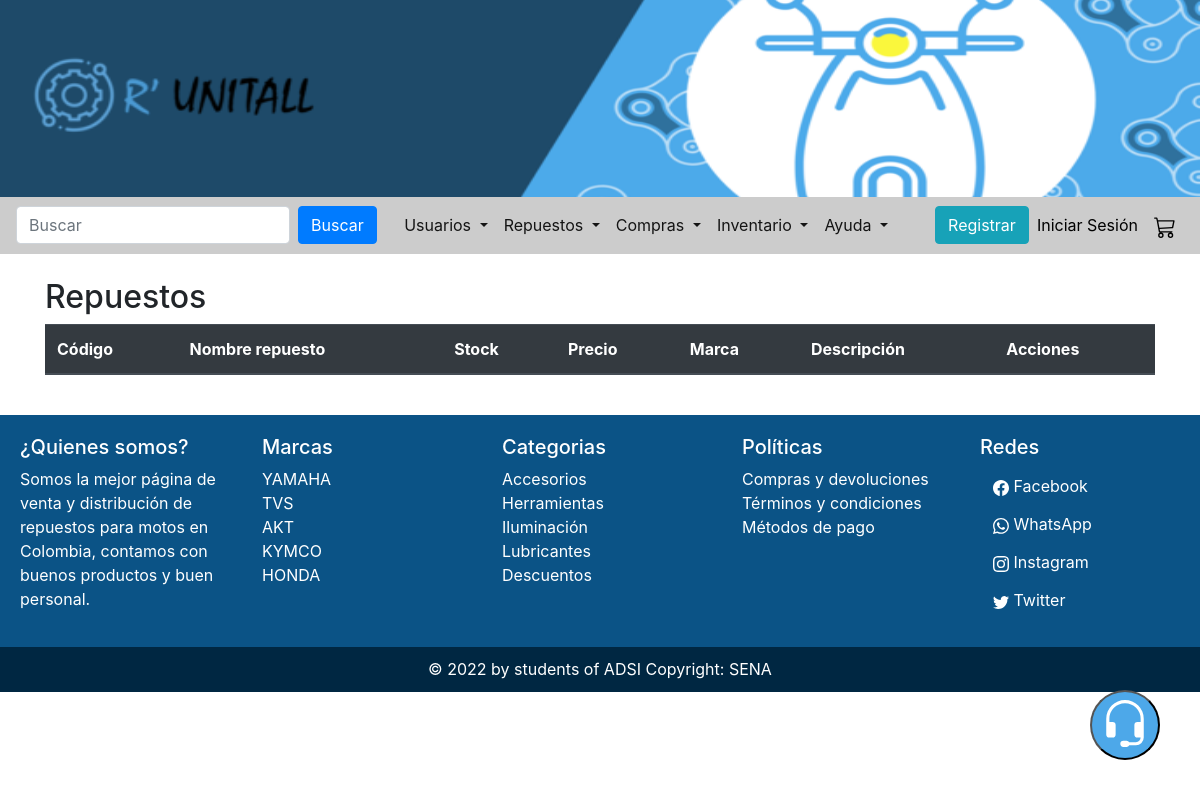
The page /run/listarRepuestos/ on the database as committed earlier.
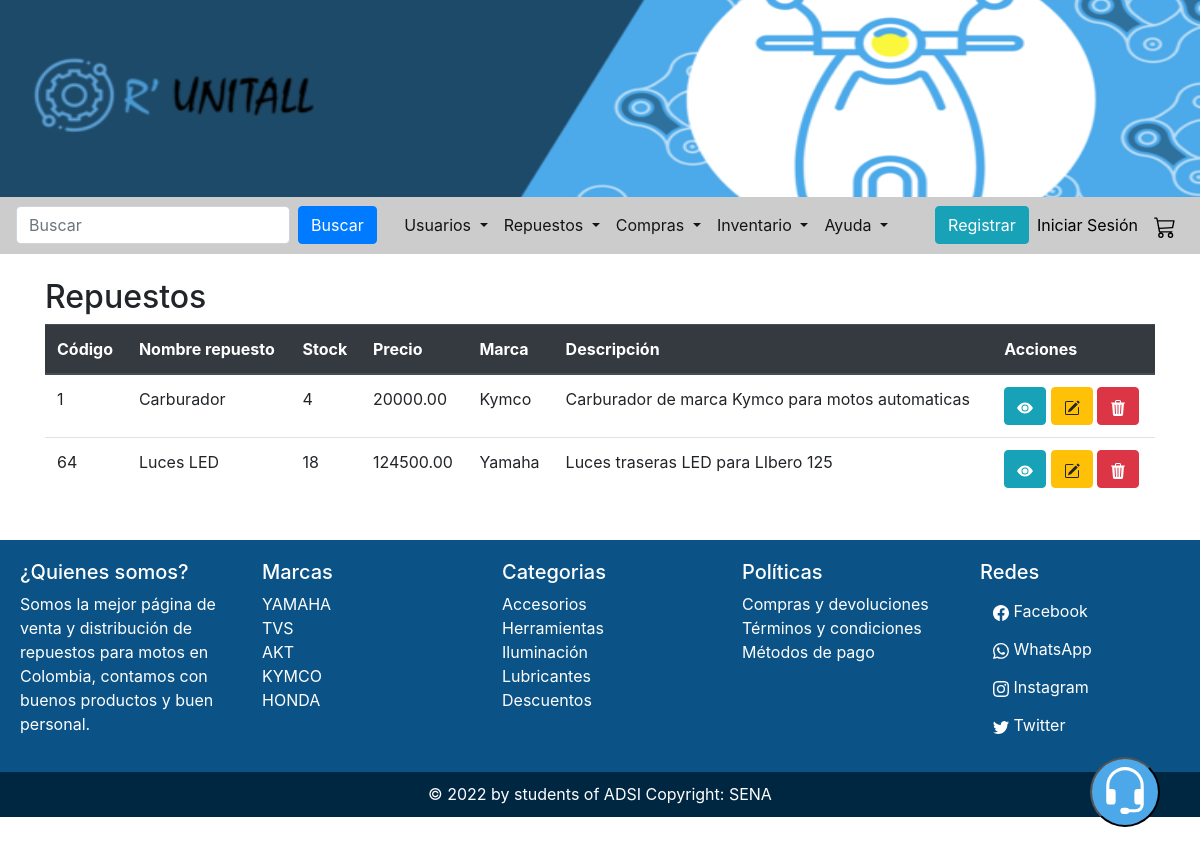
The same page on the database as committed later.
### paginaWeb/models.py (models this page shows, shortened)
class Productos(models.Model):
    id_producto = models.IntegerField(primary_key=True)
    nombre_producto = models.CharField(max_length=100)
    stock = models.IntegerField()
    precio = models.DecimalField(max_digits=8, decimal_places=2)
    marca = models.ForeignKey(Marcas, on_delete = models.DO_NOTHING)
    descripcion = models.TextField(default="")

class Marcas(models.Model):
    id_marca = models.IntegerField(primary_key=True)
    nombre_marca = models.CharField(max_length=100)

### paginaWeb/views.py (the view)
# urls.py: path('listarRepuestos/', views.listarRepuestos, name='list_rep'),
def listarRepuestos(request):
    q = Productos.objects.all()
    contexto = {'datos': q}
    return render(request, 'run/repuestos/listarRepuestos.html', contexto)

### paginaWeb/models.py (called while the page is built)
    def __str__(self):
        return self.nombre_marca

### paginaWeb/templates/run/repuestos/listarRepuestos.html (shortened to what this page needs)
{% extends 'run/base.html' %}{% load static %}
{% block body %}
    <div class="container">
        <br />
        <h2 id="tituloTables">Repuestos</h2>
        <table class="table" id="listarRepuestosTable">
            <thead class="thead-dark">
                <tr>
                    <th>Código</th>
                    <th>Nombre repuesto</th>
                    <th>Stock</th>
                    <th>Precio</th>
                    <th>Marca</th>
                    <th>Descripción</th>
                    <th>Acciones</th>
                </tr>
            </thead>
            <tbody>
                {% for i in datos%}
                <tr>
                    <td>{{i.id_producto}}</td>
                    <td>{{i.nombre_producto}}</td>
                    <td>{{i.stock}}</td>
                    <td>{{i.precio}}</td>
                    <td>{{i.marca}}</td>
                    <td>{{i.descripcion}}</td>
                    <td><button type="button" class="btn btn-info" data-toggle="modal" data-target="#"> <svg
                                xmlns="http://www.w3.org/2000/svg" width="16" height="16" fill="currentColor"
                                class="bi bi-eye-fill" viewBox="0 0 16 16">
                                <path d="M10.5 8a2.5 2.5 0 1 1-5 0 2.5 2.5 0 0 1 5 0z" />
                                <path
                                    d="M0 8s3-5.5 8-5.5S16 8 16 8s-3 5.5-8 5.5S0 8 0 8zm8 3.5a3.5 3.5 0 1 0 0-7 3.5 3.5 0 0 0 0 7z" />
                            </svg>
                        </button>
                        <button type="button" class="btn btn-warning" data-toggle="modal" data-target="#"></button>
                        <button type="button" class="btn btn-danger"></button>
                    </td>
                </tr>
                {% endfor %}
            </tbody>
        </table>
    </div><br>
{% endblock  %}

Rows that differ between the two databases and show on the page:
added Productos: id_producto "1", nombre_producto "Carburador", stock "4", precio "20000.00", marca "Kymco", descripcion "Carburador de marca Kymco para motos automaticas"
added Productos: id_producto "64", nombre_producto "Luces LED", stock "18", precio "124500.00", marca "Yamaha", descripcion "Luces traseras LED para LIbero 125"
